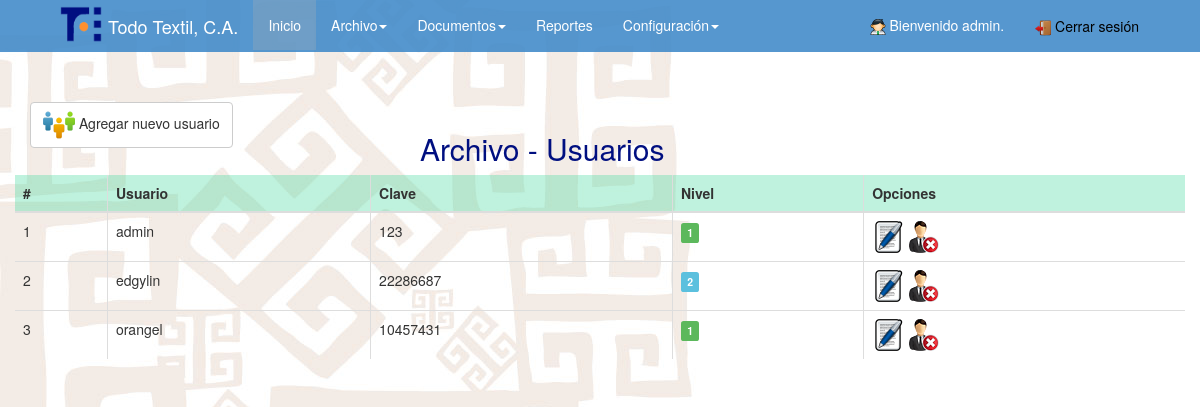
The app's page /SISTEMA/registros/cuentas.php (signed in) with its own data.
### tables this page shows
CREATE TABLE IF NOT EXISTS `user` (
  `iduser` int(11) NOT NULL AUTO_INCREMENT,
  `nombre` varchar(20) NOT NULL,
  `clave` varchar(20) NOT NULL,
  `nivel` int(4) NOT NULL,
  PRIMARY KEY (`iduser`)
);

### SISTEMA/include/database.php (called while the page is built, shortened)
<?php
class MySQLDB
{
   var $connection;
	function MySQLDB(){
	  $this->connection = mysql_connect(DB_SERVER, DB_USER, DB_PASS) or die(mysql_error());
	}
	function getAllUser()
	{
		$q = "SELECT * FROM user";
		$result = mysql_query($q,$this->connection);
	  	if(!$result || (mysql_num_rows($result) < 1))
	    {
			return NULL;
	    }else{
			for($i=0; $i<mysql_num_rows($result);$i++)
			{
				$dbarray = mysql_fetch_assoc($result);
				$array[]=$dbarray;
			}
			return $array;
		}
	}
};
$database = new MySQLDB;
?>

### SISTEMA/registros/cuentas.php (the view, shortened to what this page needs)
<?php include_once("../include/session.php"); ?>
<!doctype html>
<html>
	<head>
		<link rel="stylesheet" type="text/css" href="../css/main.css">
		<link rel="stylesheet" href="../css/bootstrap.min.css">
		<link rel="stylesheet" type="text/css" href="../css/datatables.css">
		<link rel="stylesheet" type="text/css" href="../pjdietz-Freeow-c84f9e9/style/freeow/freeow.css" />
		<link rel="stylesheet" type="text/css" href="../pjdietz-Freeow-c84f9e9/demo/demo.css" />
	</head>
<body>
 	<?php include("header.php");
	$arrayUser = $database->getAllUser();
    ?>
	<div class="container">
		<div class="row">
		<br/>
		<br/>
		<div class="col-md-4">
 			<a type="button" class="btn btn-default"  href="add.php?n=4" style="margin-top: 10px;margin-bottom: 10px;">
 			<img src="../images/usera.png"> Agregar nuevo usuario</a>
	 	</div><br/>
	  	<div class="col-md-4">
	 	  	<h2 style="color: rgb(0, 15, 128);">Archivo - Usuarios</h2>
	 	</div>
		<table width="100%" class="table table-bordered table-hover" id="table_id">
	        <thead>
	            <tr style="background: rgba(61, 215, 156, 0.33);">
	                <th width="auto">#</th>
	                <th width="auto">Usuario</th>
	                <th width="auto">Clave</th>
	                <th width="auto">Nivel</th>
	                <th width="auto">Opciones</th>
	            </tr>
	        </thead>
			<tbody>
				<?php
				if(sizeof($arrayUser)>0)
				{
					for($j=0; $j<sizeof($arrayUser); $j++)
		        		{
		        			echo '
		        				<tr>
		        					<td>'.$arrayUser[$j]['iduser'].'</td>';
				        			echo '<td>'.$arrayUser[$j]['nombre'].'</td>';
				        			echo '<td>'.$arrayUser[$j]['clave'].'</td>';
				        			if ($arrayUser[$j]['nivel'] == '1') {
				        			echo '<td><span class="label label-success">'.$arrayUser[$j]['nivel'].'</span></td>';
				        			}else{
				        			echo '<td><span class="label label-info">'.$arrayUser[$j]['nivel'].'</span></td>';
				        			}
				        			echo '<td><a href="edit.php?id='.$arrayUser[$j]['iduser'].'&n=4"><img src="../images/edit.png"/></a>
				        			<a href="delete.php?id='.$arrayUser[$j]['iduser'].'&n=4" onclick="return confirmation()"><img src="../images/deleteu.png"/></a></td>
		        			    </tr>';
	        		}
				}
				?>
        	</tbody>
        </table>
		</div>
</body>
</html>

### SISTEMA/css/datatables.css (style rules this page uses)
table.table-bordered thead th, table.table-bordered thead td { border-left-width: 0; border-top-width: 0; }
table.table-bordered tbody th, table.table-bordered tbody td { border-left-width: 0; border-bottom-width: 0; }
table.table-bordered th:last-child, table.table-bordered td:last-child { border-right-width: 0; }

### SISTEMA/registros/header.php (style rules this page uses)
body { background-image: url("../images/bg.jpg"); background-color: #cccccc; }

### records on screen
user: iduser "1", nombre "admin", clave "123", nivel "1"
user: iduser "2", nombre "edgylin", clave "22286687", nivel "2"
user: iduser "3", nombre "orangel", clave "10457431", nivel "1"
